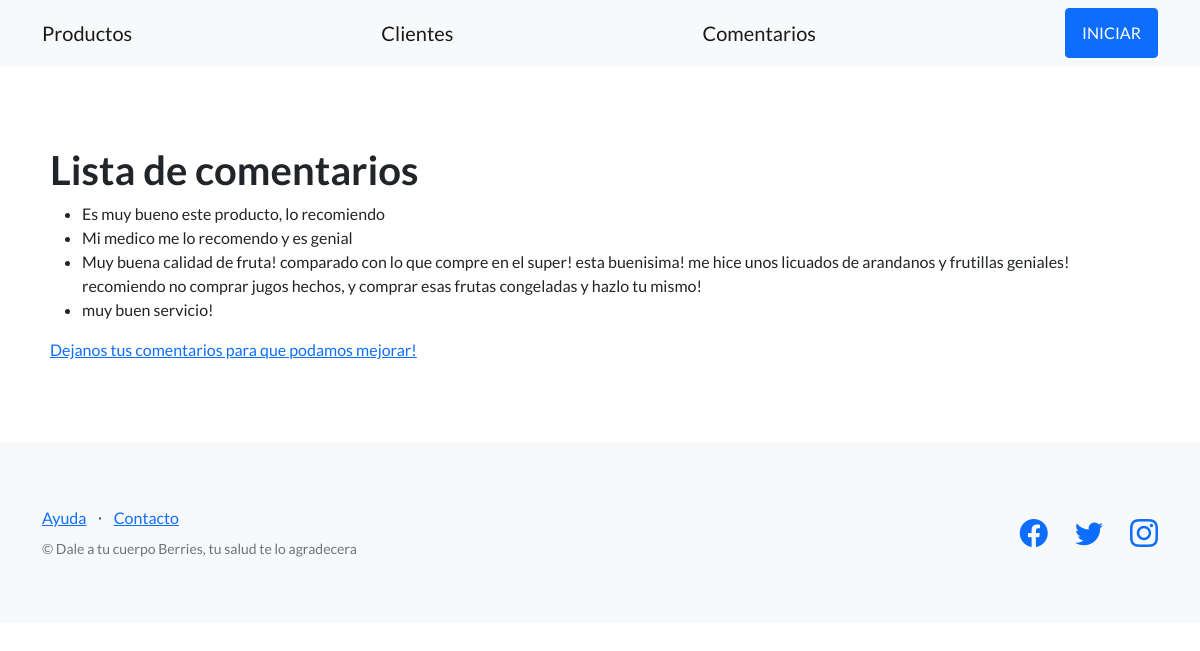
The page /compras/comentarios/ on the database its author committed.
### compras_1/models.py (models this page shows)
class Comentarios(models.Model):
    comments = models.TextField()
    def __str__(self):
        return f"{self.comments}"

### compras_1/views.py (the view)
# urls.py: path('comentarios/', listar_comentarios, name="listar_comentarios"),
def listar_comentarios (request):
    comentarios = {
        'comentarios': Comentarios.objects.all()
        }
    return render(
        request=request,
        template_name='compras_1/lista_comentarios.html',
        context=comentarios,
    )

### compras_1/templates/compras_1/lista_comentarios.html (shortened to what this page needs)
{% extends 'compras_1/base.html' %}
{% block contenido %}
    <h1>Lista de comentarios</h1>
    <ul>
      {% for comment in comentarios %}
      <li>{{comment}}</li>
      {% endfor %}
    </ul>
    <a href="{% url 'crear_comentario' %}">Dejanos tus comentarios para que podamos mejorar! </a>
{% endblock contenido %}

### rows shown on the page
Comentarios: comments "Es muy bueno este producto, lo recomiendo"
Comentarios: comments "Mi medico me lo recomendo y es genial"
Comentarios: comments "Muy buena calidad de fruta! comparado con lo que compre en el super! esta buenisima! me hice unos licuados de arandanos y frutillas geniales! recomiendo no comprar jugos hechos, y comprar esas frutas congeladas y hazlo tu mismo!"
Comentarios: comments "muy buen servicio!"
